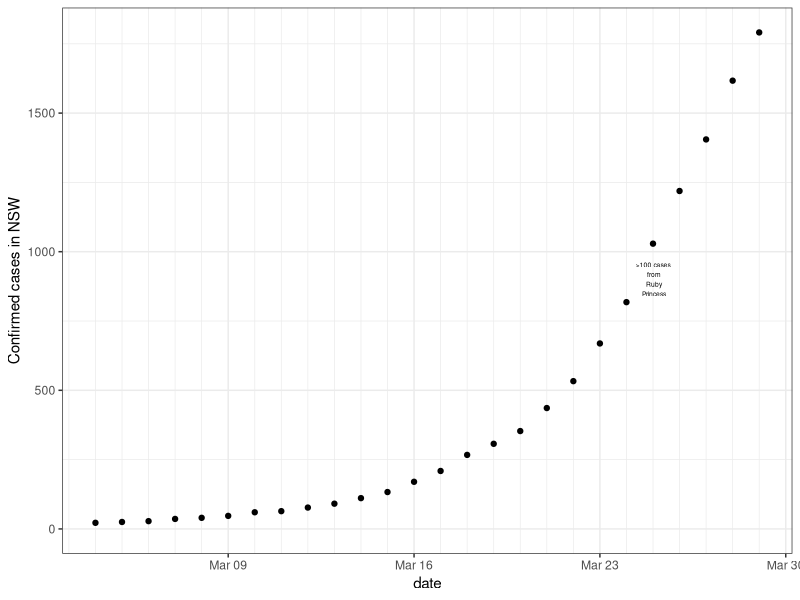
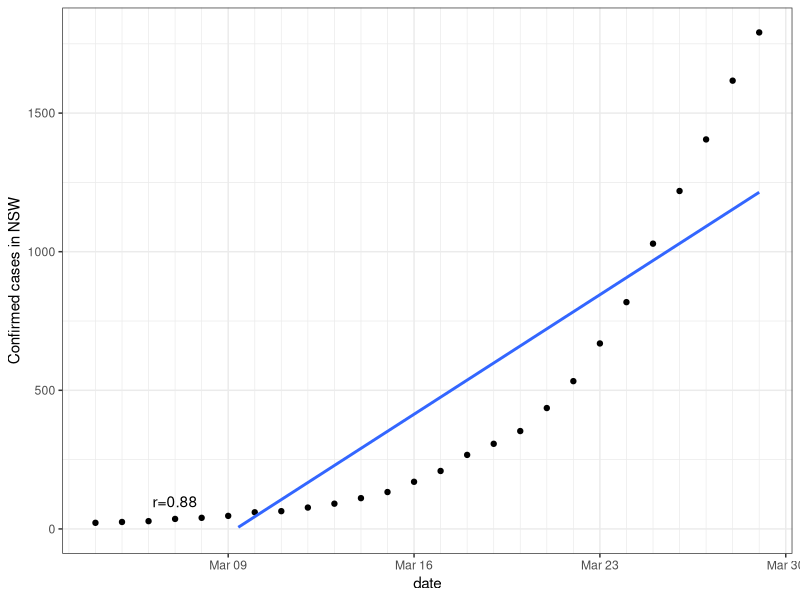
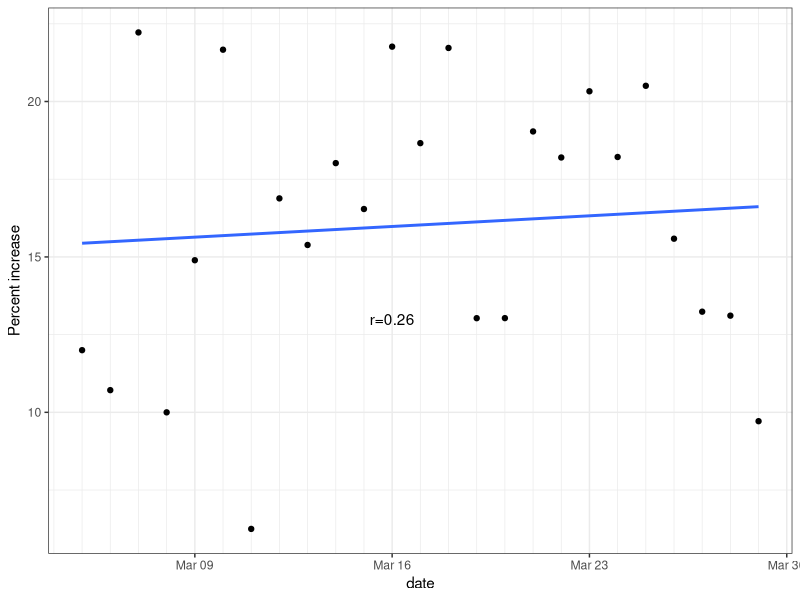
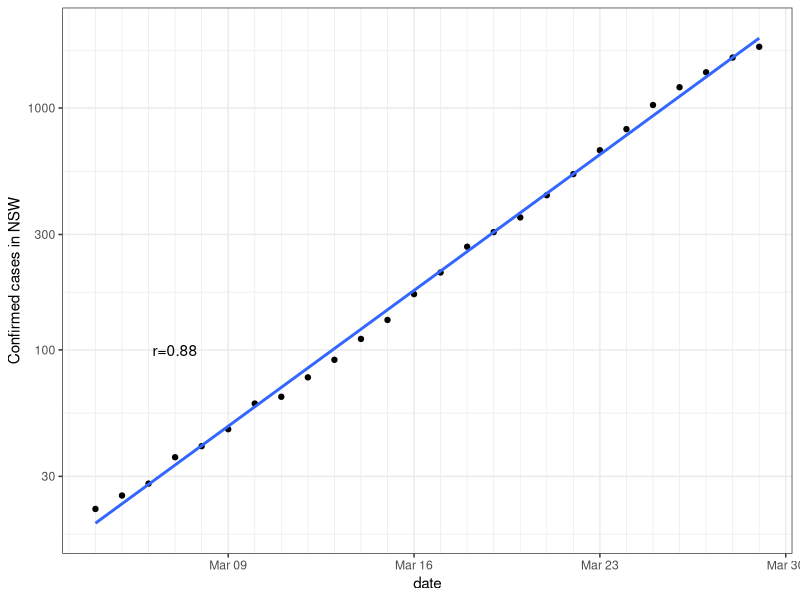
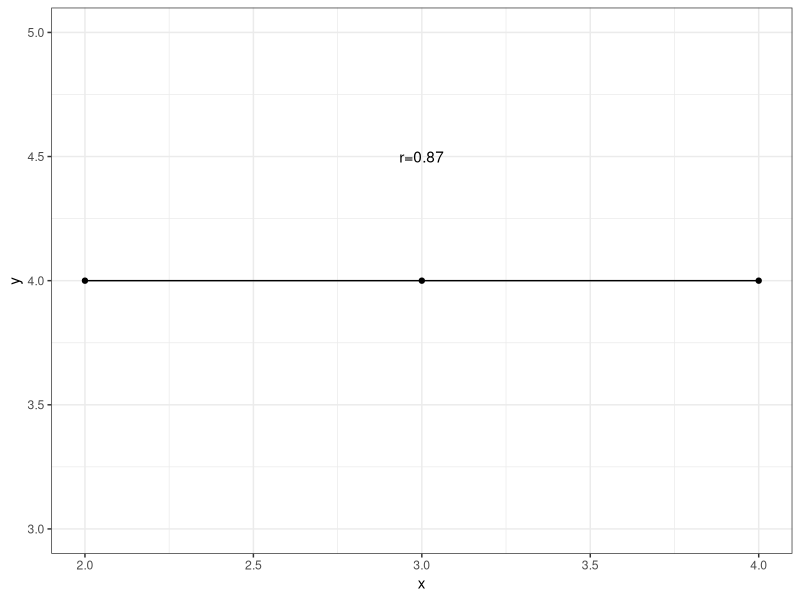

R code for these plots, in order: (Note: this script raises an error after producing the figures.)
## ---- chunk 1
knitr::opts_chunk$set(echo = TRUE)
## ---- chunk 2
NSW<-data.frame( cases= c(22,25,28,36,40,47,60,64,77,91,111,133,170,209,267,307,353,436,533,669,818,1029,1219,1405,1617,1791) ) #19 March
#NSW$increase = c(0, 6, 8, 4, 7, 13, 4, 12, 14, 20, 14, 22, 37))  
NSW$date <- seq(as.Date("2020/3/4"), by = "day", length.out = length(NSW$cases))
require(ggplot2)
NSWcor<-cor.test(as.numeric(NSW$date),NSW$cases) 
g<-ggplot( data = NSW, aes( date, cases )) + geom_point() + theme_bw() + ylab("Confirmed cases in NSW") + scale_x_date(date_minor_breaks=("1 days")) + ylim(0,NA) +   annotate("text",x=as.Date("2020/3/25"),y=900, label=">100 cases\n from\n Ruby\n Princess",size=1.7)

show(g)
## ---- chunk 3

g<-ggplot( data = NSW, aes( date, cases )) + geom_point() + theme_bw() + ylab("Confirmed cases in NSW") + scale_x_date(date_minor_breaks=("1 days")) +
  geom_smooth(method='lm', fill=NA) +  ylim(0,NA) +
  annotate("text",x=as.Date("2020/3/7"),y=100, label=paste0("r=",round(NSWcor$estimate,2)), parse=FALSE) 
show(g)
## ---- chunk 4

#Calculate proportional increase
increase<-diff(NSW$cases)
increase<-c(0,increase) #pad with 0 for first item
NSW$increase <- increase
excludeFirst <- tail(NSW,-1)
NSWcori<-cor.test(as.numeric(NSW$date),NSW$increase/NSW$cases) 
h<-ggplot( data = excludeFirst, aes( date, 100*increase/cases )) + geom_point() + theme_bw() + ylab("Percent increase") + scale_x_date(date_minor_breaks=("1 days")) +
  geom_smooth(method='lm', fill=NA) + 
  annotate("text",x=as.Date("2020/3/16"),y=13, label=paste0("r=",round(NSWcori$estimate,2)), parse=FALSE)
show(h)
## ---- chunk 5

show(g + scale_y_log10())

## ---- chunk 6

flatLine<- data.frame( x=c(2,3,4), y=c(4,4,4.00000001) )
flatCor<-cor.test(flatLine$x,flatLine$y) 

ggplot(flatLine,aes(x,y))+
  geom_point() +geom_line() +theme_bw() + ylim(3,5) +
    annotate("text",x=3,y=4.5, label=paste0("r=",round(flatCor$estimate,2)), parse=FALSE)
## ---- chunk 7
knitr::include_graphics("imagesForRmd/masksNoMasksExplainsIt.png")
## ---- chunk 8
knitr::include_graphics("imagesForRmd/maskNoMasksReactions.png")
